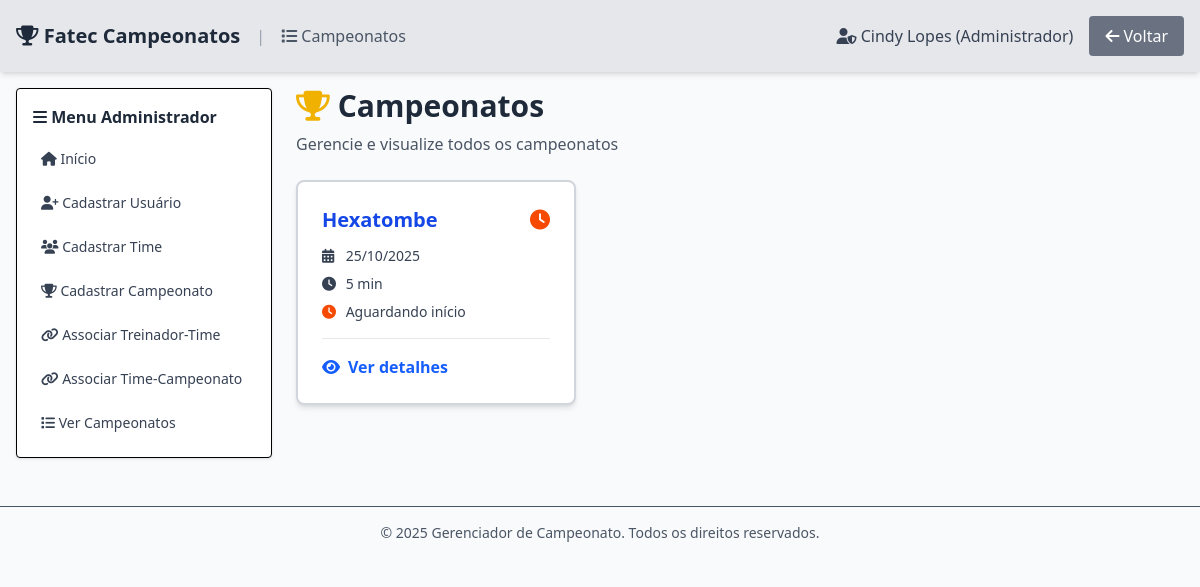
/manageChampionships.php (signed in), run on the app's committed database.
### tables this page shows
CREATE TABLE `tbl_campeonatos` (
  `id_campeonato` int(11) NOT NULL,
  `titulo` varchar(100) NOT NULL,
  `data_inicio` datetime NOT NULL,
  `intervalo_minutos` int(11) NOT NULL DEFAULT 1440,
  `iniciado` tinyint(4) NOT NULL DEFAULT 0,
  `pontos_vitoria` int(11) DEFAULT 3,
  `pontos_empate` int(11) DEFAULT 1,
  `pontos_derrota` int(11) DEFAULT 0,
  `criado_em` timestamp NOT NULL DEFAULT current_timestamp()
);

### manageChampionships.php (the view, shortened to what this page needs)
<?php
require_once('conecta.php');
$credentials = json_decode($_COOKIE['credentials'], true);
$userId = (int)$credentials['id'];
$userCargo = (int)$credentials['cargo'];
$stmtCampeonatos = mysqli_stmt_init($connection);
$queryCampeonatos = "SELECT * FROM tbl_campeonatos ORDER BY data_inicio DESC";
if (!mysqli_stmt_prepare($stmtCampeonatos, $queryCampeonatos)) {
    die("Erro ao preparar query de campeonatos");
}
mysqli_stmt_execute($stmtCampeonatos);
$resultCampeonato = mysqli_stmt_get_result($stmtCampeonatos);
?>
<!DOCTYPE html>
<html lang="pt-br">
<head>
    <script src="https://cdn.jsdelivr.net/npm/@tailwindcss/browser@4"></script>
</head>
<body class="bg-gray-50 min-h-screen">
    <nav class="flex flex-row justify-between items-center p-4 bg-gray-200 shadow-md">
        <div class="flex items-center gap-4">
            <a href="MenuPrincipal.php" class="text-xl font-bold text-gray-800 hover:text-blue-500 transition">
                <i class="fas fa-trophy"></i> Fatec Campeonatos
            </a>
            <span class="text-gray-400">|</span>
            <span class="text-gray-600">
                <i class="fas fa-list"></i> Campeonatos
            </span>
        </div>
        <div class="flex flex-row items-center space-x-4">
            <h3 class="text-gray-700">
                <?php
                $cargoLabel = ['Jogador', 'Treinador', 'Administrador'][$userCargo] ?? 'Usuário';
                $cargoIcon = ['fa-user', 'fa-user-tie', 'fa-user-shield'][$userCargo] ?? 'fa-user';
                ?>
                <i class="fas <?php echo $cargoIcon; ?>"></i>
                <?php echo htmlspecialchars($credentials['name'], ENT_QUOTES, 'UTF-8'); ?>
                (<?php echo $cargoLabel; ?>)
            </h3>
            <a href="MenuPrincipal.php" class="bg-gray-500 text-white py-2 px-4 rounded hover:bg-gray-600 transition">
                <i class="fas fa-arrow-left"></i> Voltar
            </a>
        </div>
    </nav>
    <div class="flex gap-6 p-4">
        <?php if ($userCargo == 2): ?>
        <aside class="w-64 bg-white border rounded shadow p-4">
            <h3 class="font-semibold mb-3 text-gray-800">
                <i class="fas fa-bars"></i> Menu Administrador
            </h3>
            <nav class="space-y-2 text-sm">
                <a href="MenuPrincipal.php" class="block text-gray-700 hover:text-blue-600 hover:bg-gray-50 p-2 rounded transition">
                    <i class="fas fa-home"></i> Início
                </a>
                <a href="register.php" class="block text-gray-700 hover:text-blue-600 hover:bg-gray-50 p-2 rounded transition">
                    <i class="fas fa-user-plus"></i> Cadastrar Usuário
                </a>
                <a href="registerTeam.php" class="block text-gray-700 hover:text-blue-600 hover:bg-gray-50 p-2 rounded transition">
                    <i class="fas fa-users"></i> Cadastrar Time
                </a>
                <a href="registerChampionship.php" class="block text-gray-700 hover:text-blue-600 hover:bg-gray-50 p-2 rounded transition">
                    <i class="fas fa-trophy"></i> Cadastrar Campeonato
                </a>
                <a href="associateTrainerTeam.php" class="block text-gray-700 hover:text-blue-600 hover:bg-gray-50 p-2 rounded transition">
                    <i class="fas fa-link"></i> Associar Treinador-Time
                </a>
                <a href="associateTeamChampionship.php" class="block text-gray-700 hover:text-blue-600 hover:bg-gray-50 p-2 rounded transition">
                    <i class="fas fa-link"></i> Associar Time-Campeonato
                </a>
                <a href="manageChampionships.php" class="block text-gray-700 hover:text-blue-600 hover:bg-gray-50 p-2 rounded transition">
                    <i class="fas fa-list"></i> Ver Campeonatos
                </a>
            </nav>
        </aside>
        <?php endif; ?>
        <div class="flex-1">
            <div class="mb-6">
                <h1 class="text-3xl font-bold text-gray-800 flex items-center gap-2">
                    <i class="fas fa-trophy text-yellow-500"></i> Campeonatos
                </h1>
                <p class="text-gray-600 mt-2">
                    <?php
                    if ($userCargo == 0) {
                        echo "Veja os campeonatos e seus jogos";
                    } elseif ($userCargo == 1) {
                        echo "Acompanhe os campeonatos do seu time";
                    } else {
                        echo "Gerencie e visualize todos os campeonatos";
                    }
                    ?>
                </p>
            </div>
            <?php
            $campeonatos = [];
            while ($row = mysqli_fetch_assoc($resultCampeonato)) {
                if ($userCargo == 0 || $userCargo == 1) {
                    $stmtCheckTeam = mysqli_stmt_init($connection);
                    $queryCheckTeam = "SELECT COUNT(*) as count FROM tbl_usuarios_time ut
                                       INNER JOIN tbl_times t ON ut.id_time = t.id_time
                                       WHERE ut.id_usuario = ? AND t.id_campeonato = ?";
                    if (mysqli_stmt_prepare($stmtCheckTeam, $queryCheckTeam)) {
                        mysqli_stmt_bind_param($stmtCheckTeam, "ii", $userId, $row['id_campeonato']);
                        mysqli_stmt_execute($stmtCheckTeam);
                        $resultCheck = mysqli_stmt_get_result($stmtCheckTeam);
                        $checkRow = mysqli_fetch_assoc($resultCheck);
                        mysqli_stmt_close($stmtCheckTeam);
                        if ($checkRow['count'] > 0) {
                            $campeonatos[] = $row;
                        }
                    }
                } else {
                    $campeonatos[] = $row;
                }
            }
            if (empty($campeonatos)) {
                echo "<div class='bg-yellow-100 border border-yellow-300 text-yellow-800 rounded-lg p-6 text-center'>";
                echo "<i class='fas fa-info-circle text-4xl mb-3'></i>";
                echo "<p class='font-semibold'>Nenhum campeonato encontrado</p>";
                if ($userCargo == 0 || $userCargo == 1) {
                    echo "<p class='text-sm mt-2'>Você ainda não está vinculado a nenhum campeonato. Entre em contato com o administrador.</p>";
                }
                echo "</div>";
            } else {
                echo "<div class='grid grid-cols-1 md:grid-cols-2 lg:grid-cols-3 xl:grid-cols-4 gap-6'>";
                foreach ($campeonatos as $row) {
                    $statusClass = $row['iniciado'] ? 'border-green-400 bg-green-50' : 'border-gray-300 bg-white';
                    $statusIcon = $row['iniciado'] ? 'fa-check-circle text-green-600' : 'fa-clock text-orange-600';
                    $statusText = $row['iniciado'] ? 'Em andamento' : 'Aguardando início';
                    echo "<div class='border-2 {$statusClass} rounded-lg shadow-md p-6 transition-all hover:shadow-xl hover:scale-105 cursor-pointer'>";
                    echo "<a href='viewChampionship.php?id=" . (int)$row['id_campeonato'] . "' class='block'>";
                    echo "<div class='flex items-center justify-between mb-3'>";
                    echo "<h2 class='text-xl font-bold text-blue-700'>" . htmlspecialchars($row['titulo'], ENT_QUOTES, 'UTF-8') . "</h2>";
                    echo "<i class='fas {$statusIcon} text-xl'></i>";
                    echo "</div>";
                    echo "<div class='space-y-2 text-sm text-gray-700 mb-4'>";
                    echo "<p><i class='fas fa-calendar-alt w-5'></i> " . date('d/m/Y', strtotime($row['data_inicio'])) . "</p>";
                    echo "<p><i class='fas fa-clock w-5'></i> {$row['intervalo_minutos']} min</p>";
                    echo "<p><i class='fas {$statusIcon} w-5'></i> {$statusText}</p>";
                    echo "</div>";
                    echo "<div class='mt-4 pt-4 border-t border-gray-200'>";
                    echo "<span class='text-blue-600 font-semibold hover:underline flex items-center gap-2'>";
                    echo "<i class='fas fa-eye'></i> Ver detalhes";
                    echo "</span>";
                    echo "</div>";
                    echo "</a>";
                    echo "</div>";
                }
                echo "</div>";
            }
            ?>
        </div>
    </div>
    <footer class="text-center mt-8 py-4 text-sm text-gray-600 border-t">
        <p>&copy; 2025 Gerenciador de Campeonato. Todos os direitos reservados.</p>
    </footer>
</body>
</html>

### data on the page
tbl_campeonatos: titulo "Hexatombe", data_inicio "25/10/2025", intervalo_minutos "5", iniciado "Aguardando início"

### other printed values
$credentials['name'] "Cindy Lopes"
$cargoLabel "Administrador"
